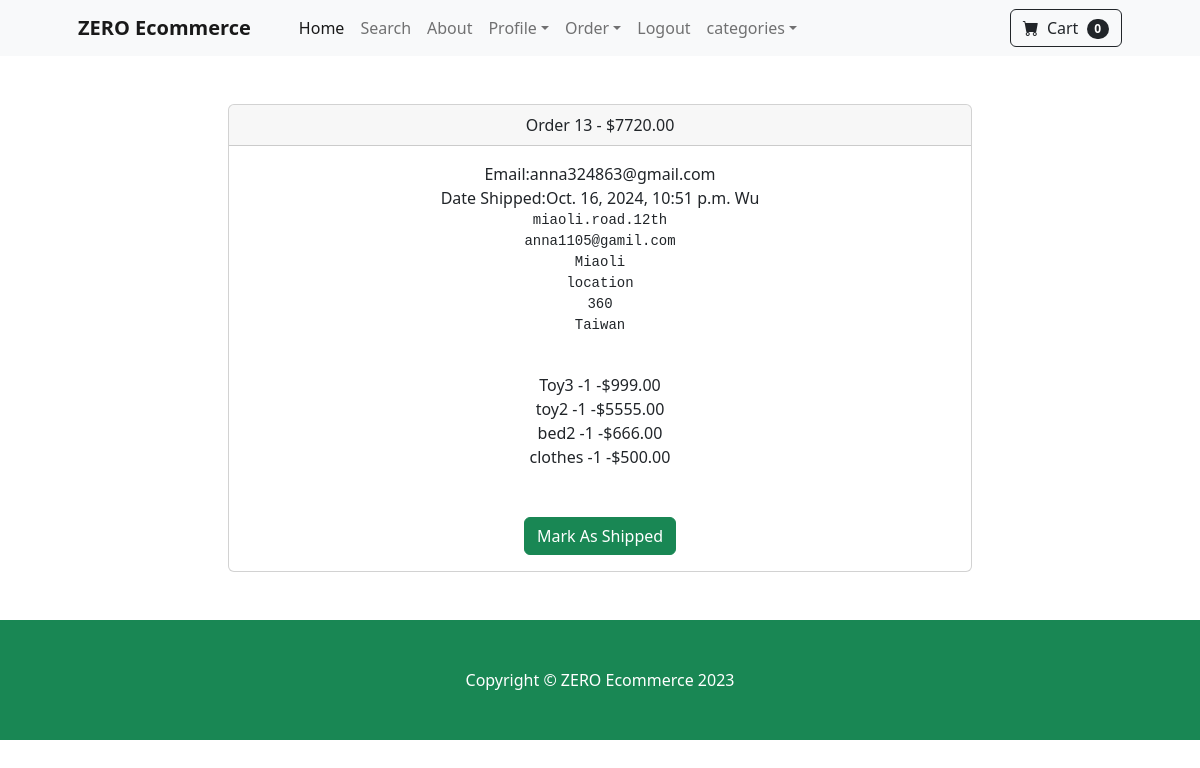
Screenshot of /payment/orders/13 (signed in) with the database file from the repository.
### payment/models.py (models this page shows, shortened)
class Order(models.Model):
    user = models.ForeignKey(User,on_delete=models.CASCADE,null=True,blank=True)
    full_name = models.CharField(max_length=255)
    email = models.EmailField(max_length=255)
    shipping_address = models.TextField(max_length=15000)
    amount_paid = models.DecimalField(max_digits=7,decimal_places=2)
    date_ordered = models.DateTimeField(auto_now_add=True)
    shipped = models.BooleanField(default=False) #默認值是未發貨
    date_shipped = models.DateTimeField(blank=True,null=True)#發貨日期，允許為空（blank=True, null=True），當 shipped 設為 True 時可以用來記錄發貨日期。

class OrderItem(models.Model):
    order = models.ForeignKey(Order,on_delete=models.CASCADE,null=True)
    product = models.ForeignKey(Product,on_delete=models.CASCADE,null=True)
    user = models.ForeignKey(User,on_delete=models.CASCADE,null=True,blank=True)
    quantity = models.PositiveBigIntegerField(default=1)
    price = models.DecimalField(max_digits=7,decimal_places=2)

### store/models.py (models this page shows)
class Product(models.Model):
    name =models.CharField(max_length=100)
    price =models.DecimalField(default=0,decimal_places=2,max_digits=6)
    category = models.ForeignKey(Category,on_delete=models.CASCADE,default=1)
    description =models.CharField(max_length=250,default='',blank=True,null= True)
    image = models.ImageField(upload_to='uploads/product/')
    is_sale = models.BooleanField(default=False)
    sale_price =models.DecimalField(default=0,decimal_places=2,max_digits=6)
    def __str__(self):
        return self.name

### payment/views.py (the view, shortened to what this page needs)
# urls.py: path('orders/<int:pk>',views.orders,name='orders'),
def orders(request,pk):
    if request.user.is_authenticated and request.user.is_superuser:
        order = Order.objects.get(id=pk)
        items = OrderItem.objects.filter(order=pk)
        return render(request,"payment/orders.html",{"order":order,"items":items})
    else:
        messages.success(request,"Access Denied")  #拒絕訪問" 或 "無權訪問
        return redirect('home')

### cart/cart.py (called while the page is built)
    def __len__(self):
        return len(self.cart)

### cart/context_processors.py (called while the page is built)
def cart(request):
    return {'cart': Cart(request)}

### payment/templates/payment/orders.html (shortened to what this page needs)
{% extends "base.html" %}
{% block content %}
        <div class="container">
            <div class="row">
                <center>
                    <br><br>
                    <div class="col-8">
                        <div class="card">
                            <div class="card-header">
                             Order {{ order.id}} - ${{order.amount_paid}}
                            </div>
                            <div class="card-body">
                            Email:{{order.email}}<br>
                            {% if order.date_shipped %}
                                Date Shipped:{{order.date_shipped}}
                            {% else%}
                                Date Ordered:{{order.date_ordered}}
                            {% endif %}
                             {{ order.full_name}}
                             <br>
                             <pre>{{order.shipping_address}}
                             </pre>
                            {% for item in items %}
                                {{ item.product}} -{{ item.quantity}} -${{item.price }}<br>
                            {% endfor%}
                            <br><br>
                            {% if not order.shipped %}
                                <form method="POST">
                                    <button type="submit" class="btn btn-success">Mark As Shipped</button>
                                </form>
                            {% else %}
                                <form method="POST">
                                    {% csrf_token %}
                                    <input type="hidden" name="shipping_status" value="false">
                                    <button type="submit" class="btn btn-danger">Mark As Not Shipped</button>
                                </form>
                            {% endif %}
                            </div>
                        </div>
                    </div>
                </center>
            </div>
        </div>
        <br>
        <br>
{% endblock %}

### rows the page displays
Order: id "13", amount_paid "7720.00", email "anna324863@gmail.com", date_shipped "Oct. 16, 2024, 10:51 p.m.", full_name "Wu", shipping_address "miaoli.road.12th anna1105@gamil.com Miaoli location 360 Taiwan"
OrderItem: product "Toy3", quantity "1", price "999.00"
OrderItem: product "toy2", quantity "1", price "5555.00"
OrderItem: product "bed2", quantity "1", price "666.00"
OrderItem: product "clothes", quantity "1", price "500.00"

### other values shown
{{ cart|length }} "0"
